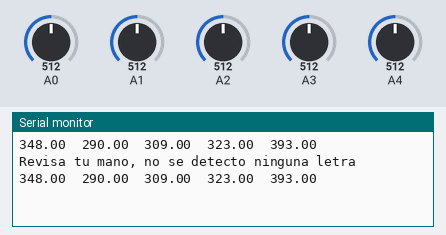
Bench run of a sketch on a simulated Arduino Uno, built with avr-gcc and run on an emulated ATmega328P. Shown: the last lines printed to the serial monitor. The test bench sets the inputs (shaded band); at power-on: A0 = 512, A1 = 512, A2 = 512, A3 = 512, A4 = 512.

Above: at 1.8 s.
1.9 s: A0 set to 716
At 2.7 s:
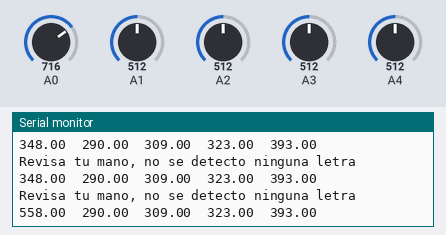
3.4 s: A1 set to 716
At 4.7 s:
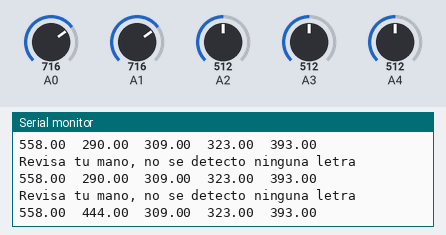
4.9 s: A2 set to 716
At 5.8 s:
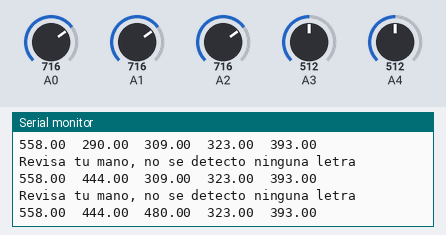
6.4 s: A3 set to 716
At 7.7 s:
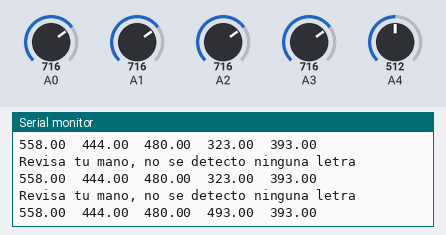
7.9 s: A4 set to 716
At 8.8 s:
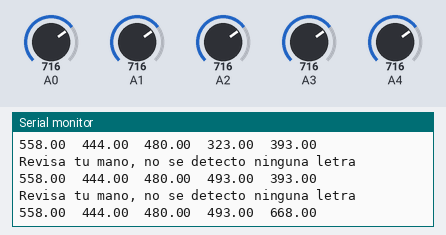
9.4 s: A0 set to 992
At 11.0 s:
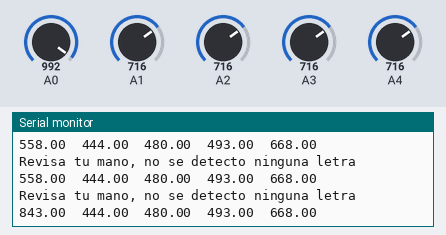
Timing chart, 0 to 11.9 s (numbered marks = the images above; inputs shaded):
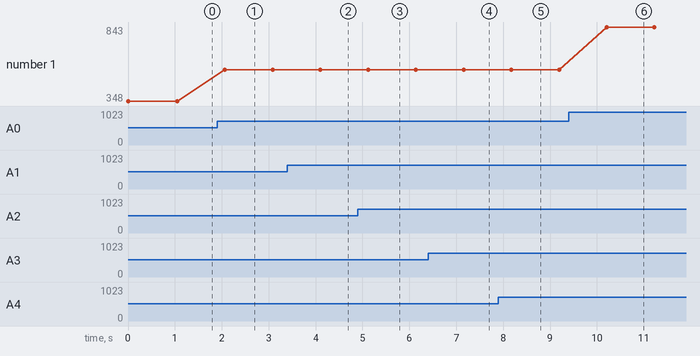

Measured:
- after the input at 1.9 s, the serial monitor: prints a new line after 0.17 s (image 1)
- after the input at 3.4 s, the serial monitor: prints a new line after 0.70 s (image 2)
- after the input at 4.9 s, the serial monitor: prints a new line after 0.22 s (image 3)
- after the input at 6.4 s, the serial monitor: prints a new line after 0.76 s (image 4)
- after the input at 7.9 s, the serial monitor: prints a new line after 0.27 s (image 5)
- after the input at 9.4 s, the serial monitor: prints a new line after 0.81 s (image 6)
- plotted number 1: 348 → 558 after the input at 1.9 s, 558 → 843 after the input at 9.4 s

The sketch:

codigosimple.ino
```cpp
float A0min=0, A0max=0, A1min=0, A1max=0, A2min=0, A2max=0, A3min=0, A3max=0, A4min=0, A4max=0;
float A0_avg = 0, A1_avg = 0, A2_avg = 0, A3_avg = 0, A4_avg = 0;


void setup()
{
  Serial.begin(9600);
}

void loop()
{


  float map0=map(analogRead(A0), 174, 271, 0, 100);//Meñique
    Serial.print(map0);
    Serial.print("\t");
  float map1=map(analogRead(A1), 125, 258, 0, 100);//Anular
    Serial.print(map1);
    Serial.print("\t");
  float map2=map(analogRead(A2), 144, 263, 0, 100); //Medio
    Serial.print(map2);
    Serial.print("\t");
  float map3=map(analogRead(A3), 124, 244, 0, 100); // Indice
    Serial.print(map3);
    Serial.print("\t");
  float map4=map(analogRead(A4), 221, 295, 0, 100); //pulgar
    Serial.print(map4);
    Serial.print("\t");
    Serial.println();
    delay(1000);

    if(  map0 >= 7*0.95 && map0 <= 25*1.05 && //A//
          map1 >= 5*0.95 && map1 <= 15*1.05 &&
          map2 >= 10*0.95 && map2 <= 25*1.05 &&
          map3 >= 0*0.95 && map3 <= 14*1.05 &&
          map4 >=40*0.95  && map4 <= 80*1.05){
          Serial.println("Hiciste una Aa");
          //Letra_Tomada = 'A';
          }  // HACER LO QUE SEA WIII


     else if(map0 >= 95*0.95 && map0 <= 100*1.05 && //A//
          map1 >= 100*0.95 && map1 <= 105*1.05 &&
          map2 >= 97*0.95 && map2 <= 102*1.05 &&
          map3 >= 94*0.95 && map3 <= 101*1.05 &&
          map4 >=14*0.95  && map4 <= 30*1.05)
          {
          Serial.println("Hiciste una Bb");
          }

          //Copiar de aqui
     else if(map0 >= 68*0.95 && map0 <= 100*1.05 && //A//
          map1 >= 40*0.95 && map1 <= 70*1.05 &&
          map2 >= 60*0.95 && map2 <= 90*1.05 &&
          map3 >= 50*0.95 && map3 <= 80*1.05 &&
          map4 >=60*0.95  && map4 <= 90*1.05)
          {
          Serial.println("Hiciste una Cc");
          }
          //hasta aqui para agregar mas letras
   else{
      Serial.println("Revisa tu mano, no se detecto ninguna letra");
      }


}
```
